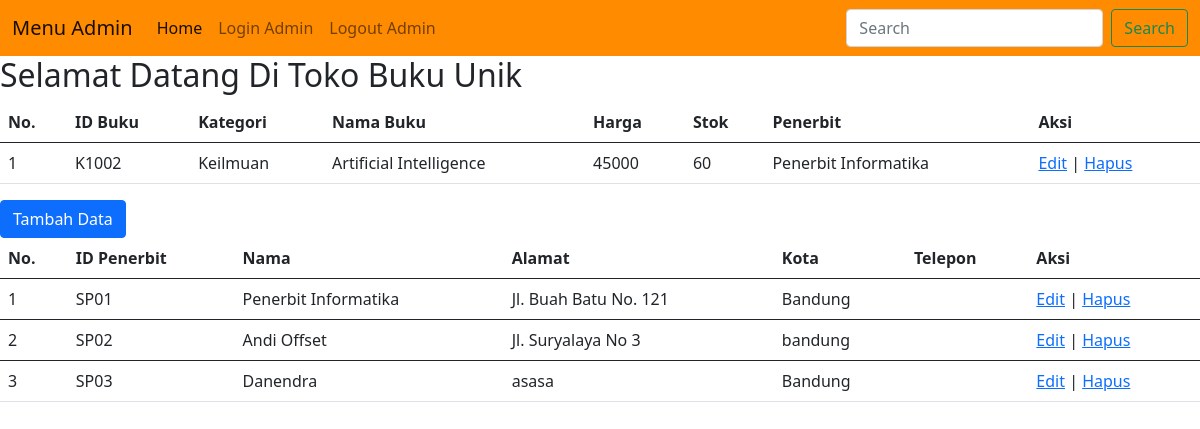
The page /admin/admin.php?cari=Artificial Intelligence on the database its author committed.
### tables this page shows
CREATE TABLE `buku` (
  `id` int(11) NOT NULL,
  `ID_buku` char(5) NOT NULL,
  `kategori` varchar(15) NOT NULL,
  `nama_buku` varchar(40) NOT NULL,
  `harga` int(8) NOT NULL,
  `stok` int(3) NOT NULL,
  `penerbit` set('Penerbit Informatika','Andi Offset','Danendra','') NOT NULL
);

CREATE TABLE `penerbit` (
  `id` int(11) NOT NULL,
  `ID_penerbit` char(5) NOT NULL,
  `nama` varchar(30) NOT NULL,
  `alamat` text NOT NULL,
  `kota` varchar(10) NOT NULL,
  `telepon` char(12) NOT NULL
);

### admin/admin.php (the view, shortened to what this page needs)
<?php include("../database/config.php");?>
    <!DOCTYPE html>
    <html>
    <head>
        <link href="https://cdn.jsdelivr.net/npm/bootstrap@5.0.2/dist/css/bootstrap.min.css" rel="stylesheet">
    </head>
    <body>
    <nav class="navbar navbar-expand-lg navbar-light" style="background-color: darkorange">
        <div class="container-fluid">
            <a class="navbar-brand" href="#">Menu Admin</a>
            <div class="collapse navbar-collapse" id="navbarSupportedContent">
                <ul class="navbar-nav me-auto mb-2 mb-lg-0">
                    <li class="nav-item">
                        <a class="nav-link active" aria-current="page" href="../index.php">Home</a>
                    </li>
                    <li class="nav-item">
                        <a class="nav-link" href="admin.php">Login Admin</a>
                    </li>
                    <li class="nav-item">
                        <a class="nav-link" href="logout.php" onclick="return confirm('Apakah anda yakin ingin keluar?')">Logout Admin</a>
                    </li>
                </ul>
                <form class="d-flex">
                    <input class="form-control me-2" name="cari" type="search" placeholder="Search" aria-label="Search">
                    <button class="btn btn-outline-success" type="submit">Search</button>
                </form>
            </div>
        </div>
    </nav>
    <header>
        <h2><marquee>Selamat Datang Di Toko Buku Unik</marquee></h2>
    </header>
    <div class="tab1">
    <table class="table">
        <thead>
        <tr>
            <th scope="col">No.</th>
            <th scope="col">ID Buku</th>
            <th scope="col">Kategori</th>
            <th scope="col">Nama Buku</th>
            <th scope="col">Harga</th>
            <th scope="col">Stok</th>
            <th scope="col">Penerbit</th>
            <th scope="col">Aksi</th>
        </tr>
        <?php
        if (isset($_GET['cari'])){
            $cari = $_GET['cari'];
            $sql = "SELECT * FROM buku WHERE nama_buku like '%".$cari."%'";
            $data = mysqli_query($host, $sql);
        } else {
            $sql1 = "SELECT * FROM buku";
            $data = mysqli_query($host, $sql1);
        }
        $nomor = 1;
        while ($buku1 = mysqli_fetch_array($data)){
        ?>
        </thead>
        <tbody>
        <tr>
            <td><?php echo $nomor++; ?></td>
            <td><?php echo $buku1['ID_buku']; ?></td>
            <td><?php echo $buku1['kategori']; ?></td>
            <td><?php echo $buku1['nama_buku']; ?></td>
            <td><?php echo $buku1['harga']; ?></td>
            <td><?php echo $buku1['stok']; ?></td>
            <td><?php echo $buku1['penerbit']; ?></td>
            <td>
                <a class="edit" href="edit.php?id=<?php echo $buku1['id']; ?>">Edit</a> |
                <a class="hapus" href="delete.php?id=<?php echo $buku1['id']; ?>">Hapus</a>
            </td>
        </tr>
        <?php } ?>
        </tbody>
    </table>
        <a href="add.php" class="btn btn-primary">Tambah Data</a>
    </div>
    <div class="tab2">
        <table class="table">
            <thead>
            <tr>
                <th scope="col">No.</th>
                <th scope="col">ID Penerbit</th>
                <th scope="col">Nama</th>
                <th scope="col">Alamat</th>
                <th scope="col">Kota</th>
                <th scope="col">Telepon</th>
                <th scope="col">Aksi</th>
            </tr>
            <?php
            $sql = "SELECT * FROM penerbit";
            $query = mysqli_query($host, $sql);
            $nomor = 1;
            while ($penerbit1 = mysqli_fetch_array($query)){
            ?>
            </thead>
            <tbody>
            <tr>
                <td><?php echo $nomor++; ?></td>
                <td><?php echo $penerbit1['ID_penerbit']; ?></td>
                <td><?php echo $penerbit1['nama']; ?></td>
                <td><?php echo $penerbit1['alamat']; ?></td>
                <td><?php echo $penerbit1['kota']; ?></td>
                <td><?php echo $buku1['telepon']; ?></td>
                <td>
                    <a class="edit" href="edit.php?id=<?php echo $penerbit1['id']; ?>">Edit</a> |
                    <a class="hapus" href="hapus.php?id=<?php echo $penerbit1['id']; ?>">Hapus</a>
                </td>
            </tr>
            <?php } ?>
            </tbody>
        </table>
    </div>
    </body>
    </html>

### rows shown on the page
buku: ID_buku "K1002", kategori "Keilmuan", nama_buku "Artificial Intelligence", harga "45000", stok "60", penerbit "Penerbit Informatika"
penerbit: ID_penerbit "SP01", nama "Penerbit Informatika", alamat "Jl. Buah Batu No. 121", kota "Bandung"
penerbit: ID_penerbit "SP02", nama "Andi Offset", alamat "Jl. Suryalaya No 3", kota "bandung"
penerbit: ID_penerbit "SP03", nama "Danendra", alamat "asasa", kota "Bandung"
